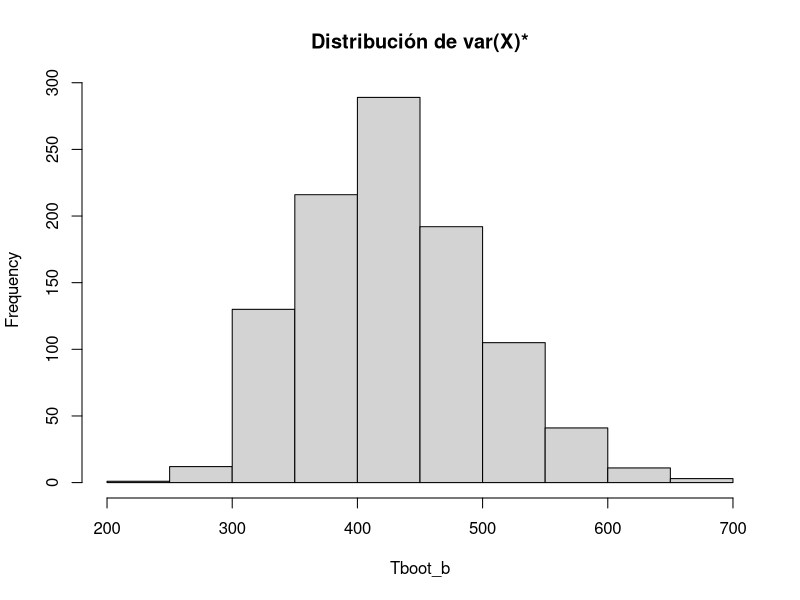
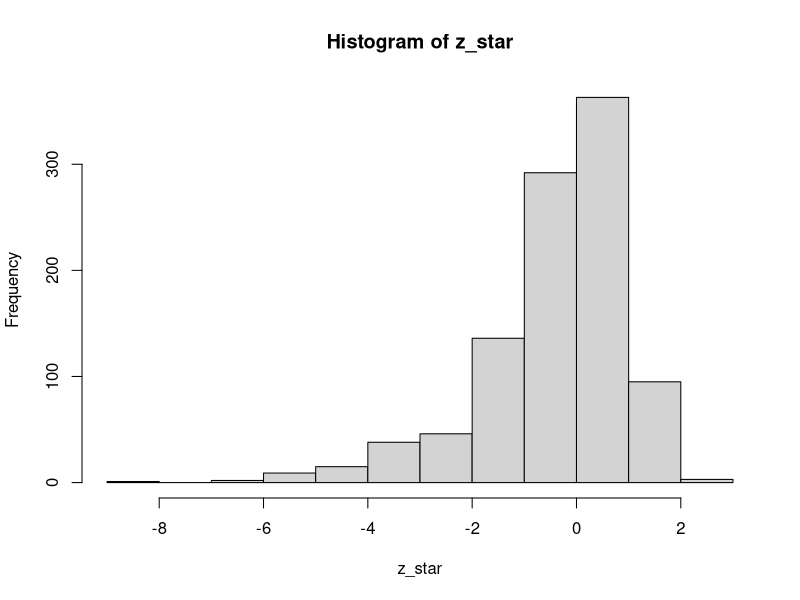

These charts were generated, in order, by the following R code:
## ---- chunk 1
knitr::opts_chunk$set(echo = TRUE)
## ---- chunk 2
CommuteAtlanta <- read.csv2("data/CommuteAtlanta.csv")
## ---- chunk 3
knitr::kable(head(CommuteAtlanta))
## ---- chunk 4
x <- CommuteAtlanta$Time
(n <- length(x))
## ---- chunk 5
(Tn <- var(x))
## ---- chunk 6
B <- 1000
Tboot_b <- NULL
for(b in 1:B) {
  xb <- sample(x, size = n, replace = TRUE)
  Tboot_b[b] <- var(xb)
}
Tboot_b[1:10]
## ---- chunk 7
hist(Tboot_b, main= "Distribución de var(X)*")
## ---- chunk 8
(Tboot <- mean(Tboot_b))
## ---- chunk 9
(Vboot <- var(Tboot_b))
## ---- chunk 10
(sdboot <- sqrt(Vboot))
## ---- chunk 11
mean(Tboot_b) - Tn
## ---- chunk 12
(z <- qnorm(1 - 0.05 / 2))
## ---- chunk 13
c(Tn - z * sdboot, Tn + z * sdboot)
## ---- chunk 14
B <- 1000
Tboot_b <- NULL
Tboot_bm <- NULL
sdboot_b <- NULL
for (b in 1:B) {
  xb <- sample(x, size = n, replace = TRUE)
  Tboot_b[b] <- var(xb)
  for (m in 1:B) {
    xbm <- sample(xb, size = n, replace = TRUE)
    Tboot_bm[m] <- var(xbm)
  }
  sdboot_b[b] <- sd(Tboot_bm)
}
z_star <- (Tboot_b - Tn) / sdboot_b
## ---- chunk 15
hist(z_star)
## ---- chunk 16
c(Tn - quantile(z_star, 1 - 0.05 / 2) * sdboot,
  Tn - quantile(z_star, 0.05 / 2) * sdboot)
## ---- chunk 17
c(2 * Tn - quantile(Tboot_b, 1 - 0.05 / 2),
  2 * Tn - quantile(Tboot_b, 0.05 / 2))
## ---- chunk 18
data <- c(0.466, 0.589, 0.097, 0.809, 0.214, 0.315, 0.971, 0.298, 0.005, 0.126,
          0.019, 0.553, 0.385, 0.232, 0.989)
## ---- chunk 19
data <- c(66.8, 26.6, 8.7, 25.9, 17.0, 17.4, 9.2, 19.6, 27.8, 33.3)
